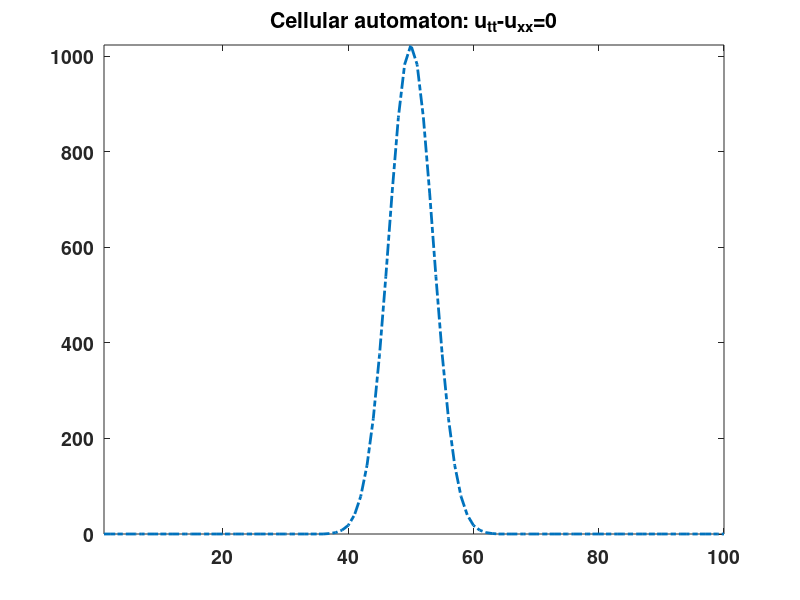

MATLAB code for this plot: (Note: this script raises an error after producing the figure.)
% Solving wave equation via cellular automata
% [redacted]
% PDE form: u_{tt}-c^2 u_{xx}=0; c=velocity=1;

clear;
%n=number of points, Nstep=time-step
n =100; Nstep=70;
%Parameters: L=length of domain;
L=n;
% dx=1 and dt=1;
dx = 1; dt=1;
x=1:dx:L;

% Initial wave profile in 2^10=1024 states
q=2^10;
u=fix(q*exp(-((20/L)*(x-L/2)).^2)');
title_str='Cellular automaton: u_{tt}-u_{xx}=0';
% store profile for computing and siaply
v=u; U=u;
v_initial=u;

%initalisation u and v
figure(1);
plot(x,v_initial,'-.', 'linewidth',2);
axis([0 L -q q]);
set(gca, 'fontsize',14,'fontweight','bold');
title(title_str);
axis tight;
set(gca,'nextplot', 'replacechildren');

%Index for spatial loop
I=2:n-1;

% Time-stepping and loop
for time=1:Nstep,
    %periodic at both ends
    uxx(1) =v(2)-2*v(1)+v(n);
    uxx(n)=v(1)-2*v(n)+v(n-1);
    %second derivative
    uxx(I)=v(I+1)-2*v(I)+v(I-1);
    
    %Rules based on: u_tt=u_{xx};
    u = -U++(2*v+uxx');
    u(1)=0; u(n)=0;
    
    U=v;
    v=u;
    plot(x,v_initial,'-.',x,u,'linewidth',2);
   axis([0 L -q q]);
   Ufinal(time, :)=u';
   pause(0.05);
   drawnow;
end

figure(2);
disp('Displaying the ceullular automaton ...');
waterfall(Ufinal);
view([30 60]);
xlabel('u(x,t)');
ylabel('Time (t)');
set(gca,'fontsize',16,'fontweight','bold');
    